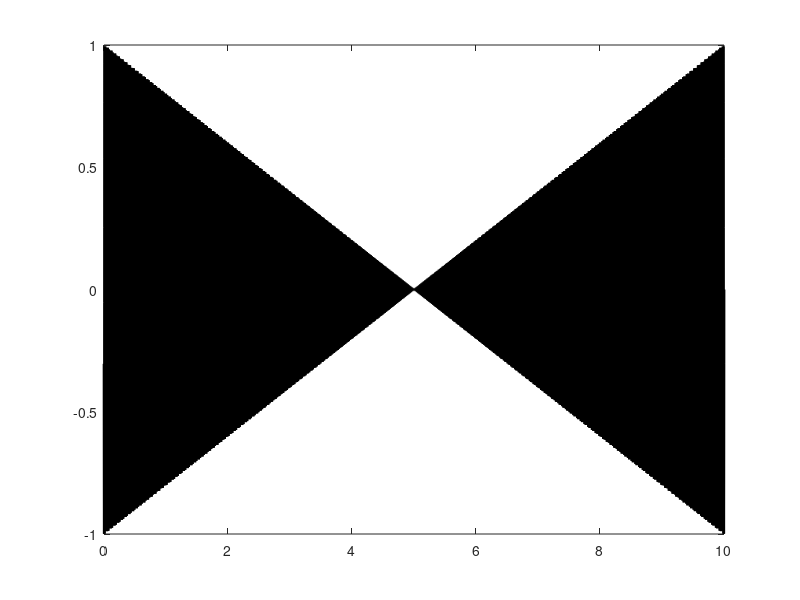

Reproduce this figure in MATLAB. (Note: this script raises an error after producing the figure.)




%% Fig 1

fact=0.1;
% http://fieldtrip.fcdonders.nl/faq/why_is_there_a_residual_50hz_line-noise_component_after_applying_a_dft_filter
% sampling rate
fs = 1017;
% time
t = (1:10170)/fs;
% frequency (Hz)
f = 50;         
% increasing amplitude
amp = (1:10170)/fs;
% 50 Hz sine with increasing amplitude
s1 = amp.*sin(2*pi*f*t);
%plot(t, s1, 'b');
% dftfilter: fit 50 Hz sine (with constant amplitude)
avgamp = mean(amp);
s2 = avgamp.*sin(2*pi*f*t);
%hold on; plot(t, s2, 'r');
s3 = s1-s2;

fig1=figure; plot(t, s3/5, 'k','linewidth',2);
% bandstopfilter: remove 4.9 to 5.1 Hz 
s4 = ft_preproc_bandstopfilter(s1, fs,[50-fact 50+fact] , 2);
hold on; plot(t, s4, 'm','linewidth',2);
set(gca,'FontSize',15,'FontName','Times','linewidth',2)
xlim([0 6])
l1=legend('50Hz DFT filter (10s)','49.9-50.1 Notch filter')
set(l1,'box','off')
xlabel('Time (s)')
ylabel('Residual Artifact')
title('Simulated Filter Distortion')
box off
% saveas(fig1,'~/Desktop/poster/fig1.tif')
%% Fig 2
cd /home/yuval/Data/emptyRoom2
trl=1:1017:1017*100;
trl=trl';
trl(:,2)=trl+1017;
trl(:,3)=0;
cfg=[];
cfg.trl=trl;
cfg.channel='A185';%'A149';
cfg.demean='yes';
cfg.dataset=source;
data=ft_preprocessing(cfg)
% f=fftBasic(data.trial{1,1},data.fsample);
% f50=abs(f(:,50));
% cfg=[];
% cfg.interactive='yes';
% topoplot248(f50,cfg);
fact=2;
cfg=[];
cfg.bsfilter='yes';
cfg.bsfreq=[50-fact 50+fact];
bs=ft_preprocessing(cfg,data);
cfg=[];
cfg.dftfilter='yes';
cfg.dftfreq=50;
dft=ft_preprocessing(cfg,data);
for triali=1:100;
    if triali==1
        F1=abs(fftBasic(data.trial{1,triali},data.fsample));
        F2=abs(fftBasic(bs.trial{1,triali},data.fsample));
        F3=abs(fftBasic(dft.trial{1,triali},data.fsample));
    else
        F1=F1+abs(fftBasic(data.trial{1,triali},data.fsample));
        F2=F2+abs(fftBasic(bs.trial{1,triali},data.fsample));
        F3=F3+abs(fftBasic(dft.trial{1,triali},data.fsample));
    end
end
f=F1/100;
f(2,:)=F2/100;
f(3,:)=F3/100;

fig2=figure;plot(f','linewidth',2);
xlim([0 75])
set(gca,'FontSize',15,'FontName','Times','linewidth',2)
title('50Hz Artifact for Empty Room MEG')
xlabel('Hz')
ylabel('PSD')
l2=legend('Raw','Notch 48-52','DFT (1s)');
set(l2,'location','NorthWest','box','off')
box off
%saveas(fig2,'~/Desktop/poster/fig2.tif')
cd ~/Dropbox/poster
% exportfig(fig2,'figNotch.png','Format','png','Color','rgb','Resolution',300)
%% Fig 3, ref channel
cd /home/yuval/Data/emptyRoom2
cfg=[];
cfg.trl=[1,101725,0];
cfg.channel='MCxaA';%'A149';
cfg.demean='yes';
cfg.dataset=source;
data=ft_preprocessing(cfg);
chanLF=data.trial{1,1};
time=data.time{1,1};
% cfg.channel='MEG';%'A149';
% data=ft_preprocessing(cfg);
% time=data.time{1,1};
% data=data.trial{1,1};
% data(end+1,:)=chanLF;
% [cleanData,whereUp,noiseSamp,Artifact]=correctLF(data,1017.25,chanLF);
[cleanRef,WU,~,Artifact]=correctLF(chanLF,1017.25);
close;
Art=Artifact(1:200);
WU=WU(WU<200);
time=time(1:200);
chLF=chanLF(1:200);
clnRef=cleanRef(1:200);
avg=[2.89119737381359e-13,7.79861182648340e-13,1.07857073207176e-12,8.64481527901416e-13,9.18944765707920e-13,1.04312821954690e-12,1.02630245229774e-12,1.31582818958519e-12,1.22139113018672e-12,4.21806970346207e-13,-2.10098555011177e-13,-7.49795644003205e-13,-1.17914559436105e-12,-1.04310532734657e-12,-1.03721395225933e-12,-1.15760672704210e-12,-9.74597051332109e-13,-1.12901840861876e-12,-1.11480504540830e-12,-3.64048602290936e-13,1.73204407664864e-13,5.88017810807483e-13;];
fig3=figure;
plot(time,chLF,'r','linewidth',2)
set(gca,'fontname','times','fontsize',15)
hold on
plot(time(WU(1):WU(1)+19),avg(1:20),'b','linewidth',2)
plot(time,clnRef,'g','linewidth',2)
for WUi=1:10
    line(time([WU(WUi),WU(WUi)]),[min(chLF),max(chLF)],'color','k','linewidth',2,'linestyle','--')
end
legend('noisy channel','average 50Hz wave','cleaned channel','zero crossing');
title('zero crossing markers')
xlabel('Time (s)')
ylabel('MEG amplitude (T)')
cd /home/yuval/Desktop/poster
exportfig(fig3,'figZx.png','Format','png','Color','rgb','Resolution',300)

%% Fig 4
figure4=LFfigRandC;
cd /home/yuval/Desktop/poster
exportfig(figure4,'figRand.png','Format','png','Color','rgb','Resolution',300)
%% Fig 5
fig5=LFfigEmpty2;
cd /home/yuval/Desktop/poster
exportfig(fig5,'figEmpt.png','Format','png','Resolution',300)

%% LFepi
LFepi3

cd /home/yuval/Data/epilepsy/b162b/1
correctHB('c,rfhp1.0Hz');